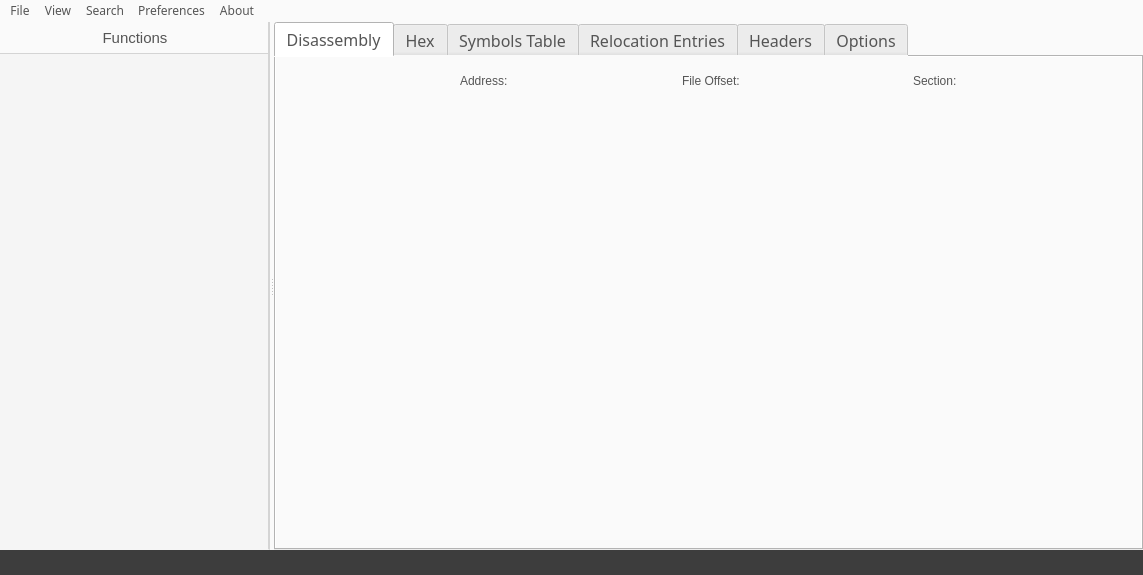
<?xml version="1.0" encoding="UTF-8"?>
<ui version="4.0">
 <class>MainWindow</class>
 <widget class="QMainWindow" name="MainWindow">
  <property name="geometry">
   <rect>
    <x>0</x>
    <y>0</y>
    <width>1143</width>
    <height>575</height>
   </rect>
  </property>
  <property name="font">
   <font>
    <family>Sans Serif</family>
   </font>
  </property>
  <property name="windowTitle">
   <string>MainWindow</string>
  </property>
  <property name="styleSheet">
   <string notr="true">background-color: rgb(250, 250, 250);
color: rgb(85, 85, 85);</string>
  </property>
  <widget class="QWidget" name="centralWidget">
   <property name="sizePolicy">
    <sizepolicy hsizetype="Expanding" vsizetype="Preferred">
     <horstretch>0</horstretch>
     <verstretch>0</verstretch>
    </sizepolicy>
   </property>
   <property name="styleSheet">
    <string notr="true"/>
   </property>
   <layout class="QGridLayout" name="gridLayout_2">
    <property name="leftMargin">
     <number>0</number>
    </property>
    <property name="topMargin">
     <number>0</number>
    </property>
    <property name="rightMargin">
     <number>0</number>
    </property>
    <property name="bottomMargin">
     <number>0</number>
    </property>
    <property name="spacing">
     <number>0</number>
    </property>
    <item row="1" column="0">
     <widget class="QWidget" name="statusbar" native="true">
      <property name="minimumSize">
       <size>
        <width>0</width>
        <height>25</height>
       </size>
      </property>
      <property name="maximumSize">
       <size>
        <width>16777215</width>
        <height>25</height>
       </size>
      </property>
      <property name="font">
       <font>
        <pointsize>11</pointsize>
       </font>
      </property>
      <property name="styleSheet">
       <string notr="true">background-color: rgb(61, 61, 61);
color: rgb(240, 240, 240);
font-size: 11pt;</string>
      </property>
      <layout class="QHBoxLayout" name="horizontalLayout_3">
       <property name="leftMargin">
        <number>0</number>
       </property>
       <property name="topMargin">
        <number>0</number>
       </property>
       <property name="rightMargin">
        <number>0</number>
       </property>
       <property name="bottomMargin">
        <number>0</number>
       </property>
       <item>
        <widget class="QLabel" name="statusMsgLabel">
         <property name="text">
          <string/>
         </property>
         <property name="indent">
          <number>10</number>
         </property>
        </widget>
       </item>
       <item>
        <widget class="QLabel" name="fileFormatlabel">
         <property name="font">
          <font/>
         </property>
         <property name="layoutDirection">
          <enum>Qt::LeftToRight</enum>
         </property>
         <property name="styleSheet">
          <string notr="true"/>
         </property>
         <property name="text">
          <string/>
         </property>
         <property name="alignment">
          <set>Qt::AlignRight|Qt::AlignTrailing|Qt::AlignVCenter</set>
         </property>
         <property name="indent">
          <number>10</number>
         </property>
        </widget>
       </item>
      </layout>
     </widget>
    </item>
    <item row="0" column="0">
     <widget class="QWidget" name="main" native="true">
      <property name="styleSheet">
       <string notr="true"/>
      </property>
      <layout class="QHBoxLayout" name="horizontalLayout">
       <property name="leftMargin">
        <number>0</number>
       </property>
       <property name="topMargin">
        <number>0</number>
       </property>
       <property name="rightMargin">
        <number>0</number>
       </property>
       <property name="bottomMargin">
        <number>0</number>
       </property>
       <item>
        <widget class="QSplitter" name="splitter">
         <property name="orientation">
          <enum>Qt::Horizontal</enum>
         </property>
         <property name="childrenCollapsible">
          <bool>false</bool>
         </property>
         <widget class="QWidget" name="sidebar_2" native="true">
          <property name="sizePolicy">
           <sizepolicy hsizetype="MinimumExpanding" vsizetype="Expanding">
            <horstretch>0</horstretch>
            <verstretch>0</verstretch>
           </sizepolicy>
          </property>
          <property name="minimumSize">
           <size>
            <width>175</width>
            <height>0</height>
           </size>
          </property>
          <property name="styleSheet">
           <string notr="true">border-right: 2px solid #d4d4d4;</string>
          </property>
          <layout class="QVBoxLayout" name="sidebar">
           <property name="spacing">
            <number>0</number>
           </property>
           <property name="sizeConstraint">
            <enum>QLayout::SetDefaultConstraint</enum>
           </property>
           <property name="leftMargin">
            <number>0</number>
           </property>
           <property name="topMargin">
            <number>0</number>
           </property>
           <property name="rightMargin">
            <number>0</number>
           </property>
           <property name="bottomMargin">
            <number>0</number>
           </property>
           <item>
            <widget class="QLabel" name="functionListLabel">
             <property name="minimumSize">
              <size>
               <width>0</width>
               <height>31</height>
              </size>
             </property>
             <property name="font">
              <font>
               <pointsize>11</pointsize>
               <weight>50</weight>
               <italic>false</italic>
               <bold>false</bold>
               <underline>false</underline>
              </font>
             </property>
             <property name="styleSheet">
              <string notr="true"/>
             </property>
             <property name="frameShape">
              <enum>QFrame::NoFrame</enum>
             </property>
             <property name="frameShadow">
              <enum>QFrame::Plain</enum>
             </property>
             <property name="text">
              <string>Functions</string>
             </property>
             <property name="alignment">
              <set>Qt::AlignCenter</set>
             </property>
            </widget>
           </item>
           <item>
            <widget class="QListWidget" name="functionList">
             <property name="sizePolicy">
              <sizepolicy hsizetype="MinimumExpanding" vsizetype="Expanding">
               <horstretch>0</horstretch>
               <verstretch>0</verstretch>
              </sizepolicy>
             </property>
             <property name="minimumSize">
              <size>
               <width>175</width>
               <height>0</height>
              </size>
             </property>
             <property name="maximumSize">
              <size>
               <width>16777215</width>
               <height>16777215</height>
              </size>
             </property>
             <property name="font">
              <font>
               <family>Sans Serif</family>
               <pointsize>10</pointsize>
               <weight>50</weight>
               <italic>false</italic>
               <bold>false</bold>
              </font>
             </property>
             <property name="styleSheet">
              <string notr="true">background-color: rgb(245, 245, 245);
font-size: 10pt;
border-top: 1px solid #d4d4d4;</string>
             </property>
            </widget>
           </item>
          </layout>
         </widget>
         <widget class="QTabWidget" name="tabWidget">
          <property name="sizePolicy">
           <sizepolicy hsizetype="Expanding" vsizetype="Expanding">
            <horstretch>0</horstretch>
            <verstretch>0</verstretch>
           </sizepolicy>
          </property>
          <property name="font">
           <font>
            <family>Noto Sans</family>
            <pointsize>12</pointsize>
           </font>
          </property>
          <property name="styleSheet">
           <string notr="true"/>
          </property>
          <property name="tabShape">
           <enum>QTabWidget::Rounded</enum>
          </property>
          <property name="currentIndex">
           <number>0</number>
          </property>
          <property name="movable">
           <bool>false</bool>
          </property>
          <widget class="QWidget" name="disTab">
           <property name="styleSheet">
            <string notr="true">border: none;</string>
           </property>
           <attribute name="title">
            <string>Disassembly</string>
           </attribute>
           <layout class="QGridLayout" name="gridLayout">
            <property name="leftMargin">
             <number>1</number>
            </property>
            <property name="topMargin">
             <number>15</number>
            </property>
            <property name="rightMargin">
             <number>1</number>
            </property>
            <property name="bottomMargin">
             <number>1</number>
            </property>
            <property name="spacing">
             <number>1</number>
            </property>
            <item row="2" column="0">
             <layout class="QHBoxLayout" name="horizontalLayout_2">
              <property name="spacing">
               <number>10</number>
              </property>
              <property name="leftMargin">
               <number>20</number>
              </property>
              <property name="topMargin">
               <number>0</number>
              </property>
              <property name="rightMargin">
               <number>20</number>
              </property>
              <property name="bottomMargin">
               <number>2</number>
              </property>
              <item>
               <widget class="QLabel" name="functionLabel">
                <property name="font">
                 <font>
                  <family>Monospace</family>
                  <pointsize>12</pointsize>
                  <weight>75</weight>
                  <bold>true</bold>
                 </font>
                </property>
                <property name="text">
                 <string/>
                </property>
                <property name="alignment">
                 <set>Qt::AlignLeading|Qt::AlignLeft|Qt::AlignVCenter</set>
                </property>
                <property name="textInteractionFlags">
                 <set>Qt::LinksAccessibleByMouse|Qt::TextSelectableByMouse</set>
                </property>
               </widget>
              </item>
              <item>
               <widget class="QLabel" name="addressLabel">
                <property name="sizePolicy">
                 <sizepolicy hsizetype="Fixed" vsizetype="Preferred">
                  <horstretch>0</horstretch>
                  <verstretch>0</verstretch>
                 </sizepolicy>
                </property>
                <property name="text">
                 <string>Address:</string>
                </property>
               </widget>
              </item>
              <item>
               <widget class="QLabel" name="addressValueLabel">
                <property name="maximumSize">
                 <size>
                  <width>16777215</width>
                  <height>16777215</height>
                 </size>
                </property>
                <property name="font">
                 <font>
                  <family>Monospace</family>
                  <pointsize>12</pointsize>
                  <weight>75</weight>
                  <bold>true</bold>
                 </font>
                </property>
                <property name="styleSheet">
                 <string notr="true">color: rgb(85, 85, 85)</string>
                </property>
                <property name="text">
                 <string/>
                </property>
                <property name="textInteractionFlags">
                 <set>Qt::LinksAccessibleByMouse|Qt::TextSelectableByMouse</set>
                </property>
               </widget>
              </item>
              <item>
               <widget class="QLabel" name="fileOffsetLabel">
                <property name="sizePolicy">
                 <sizepolicy hsizetype="Fixed" vsizetype="Preferred">
                  <horstretch>0</horstretch>
                  <verstretch>0</verstretch>
                 </sizepolicy>
                </property>
                <property name="text">
                 <string>File Offset:</string>
                </property>
               </widget>
              </item>
              <item>
               <widget class="QLabel" name="fileOffsetValueLabel">
                <property name="text">
                 <string/>
                </property>
                <property name="textInteractionFlags">
                 <set>Qt::LinksAccessibleByMouse|Qt::TextSelectableByMouse</set>
                </property>
               </widget>
              </item>
              <item>
               <widget class="QLabel" name="sectionLabel">
                <property name="sizePolicy">
                 <sizepolicy hsizetype="Fixed" vsizetype="Preferred">
                  <horstretch>0</horstretch>
                  <verstretch>0</verstretch>
                 </sizepolicy>
                </property>
                <property name="text">
                 <string>Section:</string>
                </property>
               </widget>
              </item>
              <item>
               <widget class="QLabel" name="sectionValueLabel">
                <property name="text">
                 <string/>
                </property>
                <property name="textInteractionFlags">
                 <set>Qt::LinksAccessibleByMouse|Qt::TextSelectableByMouse</set>
                </property>
               </widget>
              </item>
             </layout>
            </item>
            <item row="4" column="0">
             <widget class="QPlainTextEdit" name="codeBrowser">
              <property name="font">
               <font>
                <family>Monospace</family>
                <pointsize>12</pointsize>
                <weight>50</weight>
                <italic>false</italic>
                <bold>false</bold>
               </font>
              </property>
              <property name="styleSheet">
               <string notr="true">background-color: rgb(250, 250, 250);
color: rgb(85, 85, 85);</string>
              </property>
              <property name="undoRedoEnabled">
               <bool>false</bool>
              </property>
              <property name="lineWrapMode">
               <enum>QPlainTextEdit::NoWrap</enum>
              </property>
              <property name="readOnly">
               <bool>true</bool>
              </property>
             </widget>
            </item>
           </layout>
          </widget>
          <widget class="QWidget" name="hexTab">
           <attribute name="title">
            <string>Hex</string>
           </attribute>
           <layout class="QGridLayout" name="gridLayout_8">
            <property name="leftMargin">
             <number>10</number>
            </property>
            <property name="topMargin">
             <number>15</number>
            </property>
            <property name="rightMargin">
             <number>1</number>
            </property>
            <property name="bottomMargin">
             <number>1</number>
            </property>
            <property name="spacing">
             <number>1</number>
            </property>
            <item row="0" column="0">
             <widget class="QLabel" name="hexAddressLabel">
              <property name="text">
               <string>Address</string>
              </property>
             </widget>
            </item>
            <item row="0" column="1">
             <widget class="QLabel" name="hexLabel">
              <property name="text">
               <string>Hex</string>
              </property>
             </widget>
            </item>
            <item row="0" column="2">
             <widget class="QLabel" name="asciiLabel">
              <property name="text">
               <string>Ascii</string>
              </property>
             </widget>
            </item>
            <item row="1" column="1">
             <widget class="QPlainTextEdit" name="hexBrowser">
              <property name="minimumSize">
               <size>
                <width>450</width>
                <height>0</height>
               </size>
              </property>
              <property name="maximumSize">
               <size>
                <width>450</width>
                <height>16777215</height>
               </size>
              </property>
              <property name="styleSheet">
               <string notr="true">background-color: rgb(250, 250, 250);
color: rgb(38, 139, 210);</string>
              </property>
              <property name="verticalScrollBarPolicy">
               <enum>Qt::ScrollBarAlwaysOff</enum>
              </property>
              <property name="undoRedoEnabled">
               <bool>false</bool>
              </property>
              <property name="lineWrapMode">
               <enum>QPlainTextEdit::NoWrap</enum>
              </property>
              <property name="readOnly">
               <bool>true</bool>
              </property>
             </widget>
            </item>
            <item row="1" column="0">
             <widget class="QPlainTextEdit" name="hexAddressBrowser">
              <property name="maximumSize">
               <size>
                <width>100</width>
                <height>16777215</height>
               </size>
              </property>
              <property name="styleSheet">
               <string notr="true">background-color: rgb(250, 250, 250);
color: rgb(85, 85, 85);</string>
              </property>
              <property name="verticalScrollBarPolicy">
               <enum>Qt::ScrollBarAlwaysOff</enum>
              </property>
              <property name="undoRedoEnabled">
               <bool>false</bool>
              </property>
              <property name="lineWrapMode">
               <enum>QPlainTextEdit::NoWrap</enum>
              </property>
              <property name="readOnly">
               <bool>true</bool>
              </property>
             </widget>
            </item>
            <item row="1" column="2">
             <widget class="QPlainTextEdit" name="asciiBrowser">
              <property name="styleSheet">
               <string notr="true">background-color: rgb(250, 250, 250);
color: rgb(85, 85, 85);</string>
              </property>
              <property name="undoRedoEnabled">
               <bool>false</bool>
              </property>
              <property name="lineWrapMode">
               <enum>QPlainTextEdit::NoWrap</enum>
              </property>
              <property name="readOnly">
               <bool>true</bool>
              </property>
             </widget>
            </item>
           </layout>
          </widget>
          <widget class="QWidget" name="symbolsTab">
           <property name="styleSheet">
            <string notr="true">border: none;</string>
           </property>
           <attribute name="title">
            <string>Symbols Table</string>
           </attribute>
           <layout class="QGridLayout" name="gridLayout_5">
            <property name="leftMargin">
             <number>10</number>
            </property>
            <property name="topMargin">
             <number>15</number>
            </property>
            <property name="rightMargin">
             <number>1</number>
            </property>
            <property name="bottomMargin">
             <number>1</number>
            </property>
            <property name="spacing">
             <number>1</number>
            </property>
            <item row="0" column="0">
             <widget class="QPlainTextEdit" name="symbolsBrowser">
              <property name="font">
               <font>
                <family>Monospace</family>
                <pointsize>12</pointsize>
               </font>
              </property>
              <property name="styleSheet">
               <string notr="true">background-color: rgb(250, 250, 250);
color: rgb(85, 85, 85);</string>
              </property>
              <property name="undoRedoEnabled">
               <bool>false</bool>
              </property>
              <property name="lineWrapMode">
               <enum>QPlainTextEdit::NoWrap</enum>
              </property>
              <property name="readOnly">
               <bool>true</bool>
              </property>
             </widget>
            </item>
           </layout>
          </widget>
          <widget class="QWidget" name="relocationsTab">
           <property name="styleSheet">
            <string notr="true">border: none;</string>
           </property>
           <attribute name="title">
            <string>Relocation Entries</string>
           </attribute>
           <layout class="QGridLayout" name="gridLayout_4">
            <property name="leftMargin">
             <number>10</number>
            </property>
            <property name="topMargin">
             <number>15</number>
            </property>
            <property name="rightMargin">
             <number>1</number>
            </property>
            <property name="bottomMargin">
             <number>1</number>
            </property>
            <property name="spacing">
             <number>1</number>
            </property>
            <item row="0" column="0">
             <widget class="QPlainTextEdit" name="relocationsBrowser">
              <property name="font">
               <font>
                <family>Monospace</family>
                <pointsize>12</pointsize>
               </font>
              </property>
              <property name="styleSheet">
               <string notr="true">background-color: rgb(250, 250, 250);
color: rgb(85, 85, 85)</string>
              </property>
              <property name="undoRedoEnabled">
               <bool>false</bool>
              </property>
              <property name="lineWrapMode">
               <enum>QPlainTextEdit::NoWrap</enum>
              </property>
              <property name="readOnly">
               <bool>true</bool>
              </property>
             </widget>
            </item>
           </layout>
          </widget>
          <widget class="QWidget" name="headersTab">
           <property name="styleSheet">
            <string notr="true">border: none;</string>
           </property>
           <attribute name="title">
            <string>Headers</string>
           </attribute>
           <layout class="QGridLayout" name="gridLayout_7">
            <property name="leftMargin">
             <number>10</number>
            </property>
            <property name="topMargin">
             <number>15</number>
            </property>
            <property name="rightMargin">
             <number>1</number>
            </property>
            <property name="bottomMargin">
             <number>1</number>
            </property>
            <property name="spacing">
             <number>1</number>
            </property>
            <item row="0" column="0">
             <widget class="QPlainTextEdit" name="headersBrowser">
              <property name="font">
               <font>
                <family>Monospace</family>
                <pointsize>12</pointsize>
               </font>
              </property>
              <property name="styleSheet">
               <string notr="true">background-color: rgb(250, 250, 250);
color: rgb(85, 85, 85)</string>
              </property>
              <property name="undoRedoEnabled">
               <bool>false</bool>
              </property>
              <property name="lineWrapMode">
               <enum>QPlainTextEdit::NoWrap</enum>
              </property>
              <property name="readOnly">
               <bool>true</bool>
              </property>
             </widget>
            </item>
           </layout>
          </widget>
          <widget class="QWidget" name="options_tab">
           <property name="styleSheet">
            <string notr="true">background-color: rgb(250, 250, 250);
color: rgb(85, 85, 85);</string>
           </property>
           <attribute name="title">
            <string>Options</string>
           </attribute>
           <layout class="QGridLayout" name="gridLayout_6">
            <property name="leftMargin">
             <number>10</number>
            </property>
            <property name="topMargin">
             <number>15</number>
            </property>
            <item row="1" column="0">
             <widget class="QCheckBox" name="customBinaryCheckBox">
              <property name="text">
               <string>Use custom binary</string>
              </property>
             </widget>
            </item>
            <item row="4" column="0">
             <widget class="QLabel" name="disassemblyFlagLabel">
              <property name="font">
               <font>
                <family>Noto Sans</family>
                <pointsize>11</pointsize>
                <weight>75</weight>
                <bold>true</bold>
               </font>
              </property>
              <property name="text">
               <string>Disassembly</string>
              </property>
             </widget>
            </item>
            <item row="5" column="3">
             <widget class="QCheckBox" name="fileHeadersCheckBox">
              <property name="maximumSize">
               <size>
                <width>150</width>
                <height>16777215</height>
               </size>
              </property>
              <property name="toolTip">
               <string>&lt;html&gt;&lt;head/&gt;&lt;body&gt;&lt;p&gt;Display the contents of the overall file header&lt;/p&gt;&lt;/body&gt;&lt;/html&gt;</string>
              </property>
              <property name="text">
               <string>file-headers</string>
              </property>
             </widget>
            </item>
            <item row="5" column="4">
             <widget class="QCheckBox" name="privateHeadersCheckBox">
              <property name="maximumSize">
               <size>
                <width>150</width>
                <height>16777215</height>
               </size>
              </property>
              <property name="toolTip">
               <string>&lt;html&gt;&lt;head/&gt;&lt;body&gt;&lt;p&gt;Display object format specific file header contents&lt;/p&gt;&lt;/body&gt;&lt;/html&gt;</string>
              </property>
              <property name="text">
               <string>private-headers</string>
              </property>
             </widget>
            </item>
            <item row="2" column="0">
             <widget class="QLabel" name="label_2">
              <property name="font">
               <font>
                <weight>75</weight>
                <bold>true</bold>
               </font>
              </property>
              <property name="text">
               <string>Disassembly Options</string>
              </property>
             </widget>
            </item>
            <item row="5" column="2">
             <widget class="QCheckBox" name="archiveHeadersCheckBox">
              <property name="maximumSize">
               <size>
                <width>150</width>
                <height>16777215</height>
               </size>
              </property>
              <property name="toolTip">
               <string>&lt;html&gt;&lt;head/&gt;&lt;body&gt;&lt;p&gt;Display archive header information&lt;/p&gt;&lt;/body&gt;&lt;/html&gt;</string>
              </property>
              <property name="text">
               <string>archive-headers</string>
              </property>
             </widget>
            </item>
            <item row="4" column="2">
             <widget class="QCheckBox" name="checkBox">
              <property name="toolTip">
               <string>&lt;html&gt;&lt;head/&gt;&lt;body&gt;&lt;p&gt;Decode mangled/processed symbol names&lt;/p&gt;&lt;/body&gt;&lt;/html&gt;</string>
              </property>
              <property name="text">
               <string>demangle</string>
              </property>
             </widget>
            </item>
            <item row="3" column="1">
             <widget class="QComboBox" name="syntaxComboBox">
              <property name="maximumSize">
               <size>
                <width>75</width>
                <height>16777215</height>
               </size>
              </property>
              <item>
               <property name="text">
                <string>intel</string>
               </property>
              </item>
              <item>
               <property name="text">
                <string>att</string>
               </property>
              </item>
             </widget>
            </item>
            <item row="3" column="0">
             <widget class="QLabel" name="syntaxLabel">
              <property name="font">
               <font>
                <family>Noto Sans</family>
                <pointsize>11</pointsize>
                <weight>75</weight>
                <italic>false</italic>
                <bold>true</bold>
               </font>
              </property>
              <property name="styleSheet">
               <string notr="true"/>
              </property>
              <property name="text">
               <string>Syntax</string>
              </property>
             </widget>
            </item>
            <item row="4" column="1">
             <widget class="QCheckBox" name="disassemblyFlagcheckBox">
              <property name="toolTip">
               <string>&lt;html&gt;&lt;head/&gt;&lt;body&gt;&lt;p&gt;Display assembler contents of all sections&lt;/p&gt;&lt;/body&gt;&lt;/html&gt;</string>
              </property>
              <property name="text">
               <string>disassemble-all</string>
              </property>
             </widget>
            </item>
            <item row="5" column="1">
             <widget class="QCheckBox" name="allHeadersCheckBox">
              <property name="maximumSize">
               <size>
                <width>150</width>
                <height>16777215</height>
               </size>
              </property>
              <property name="toolTip">
               <string>&lt;html&gt;&lt;head/&gt;&lt;body&gt;&lt;p&gt;Display the contents of all headers&lt;/p&gt;&lt;/body&gt;&lt;/html&gt;</string>
              </property>
              <property name="text">
               <string>all-headers</string>
              </property>
             </widget>
            </item>
            <item row="1" column="1" colspan="3">
             <widget class="QLineEdit" name="customBinaryLineEdit">
              <property name="readOnly">
               <bool>true</bool>
              </property>
             </widget>
            </item>
            <item row="5" column="0">
             <widget class="QLabel" name="headersLabel">
              <property name="font">
               <font>
                <family>Noto Sans</family>
                <pointsize>11</pointsize>
                <weight>75</weight>
                <italic>false</italic>
                <bold>true</bold>
               </font>
              </property>
              <property name="text">
               <string>Headers</string>
              </property>
             </widget>
            </item>
            <item row="0" column="0">
             <widget class="QLabel" name="label">
              <property name="font">
               <font>
                <weight>75</weight>
                <bold>true</bold>
               </font>
              </property>
              <property name="text">
               <string>Objdump Binary</string>
              </property>
             </widget>
            </item>
            <item row="1" column="4">
             <widget class="QPushButton" name="customBinaryButton">
              <property name="enabled">
               <bool>false</bool>
              </property>
              <property name="maximumSize">
               <size>
                <width>120</width>
                <height>16777215</height>
               </size>
              </property>
              <property name="text">
               <string>Browse</string>
              </property>
             </widget>
            </item>
            <item row="3" column="4">
             <spacer name="horizontalSpacer">
              <property name="orientation">
               <enum>Qt::Horizontal</enum>
              </property>
              <property name="sizeHint" stdset="0">
               <size>
                <width>40</width>
                <height>20</height>
               </size>
              </property>
             </spacer>
            </item>
            <item row="6" column="0">
             <spacer name="verticalSpacer">
              <property name="orientation">
               <enum>Qt::Vertical</enum>
              </property>
              <property name="sizeHint" stdset="0">
               <size>
                <width>20</width>
                <height>40</height>
               </size>
              </property>
             </spacer>
            </item>
           </layout>
          </widget>
         </widget>
        </widget>
       </item>
      </layout>
     </widget>
    </item>
   </layout>
  </widget>
  <widget class="QMenuBar" name="menuBar">
   <property name="geometry">
    <rect>
     <x>0</x>
     <y>0</y>
     <width>1143</width>
     <height>28</height>
    </rect>
   </property>
   <property name="font">
    <font>
     <family>Noto Sans</family>
    </font>
   </property>
   <widget class="QMenu" name="menuView">
    <property name="title">
     <string>View</string>
    </property>
    <addaction name="actionFullscreen"/>
   </widget>
   <widget class="QMenu" name="menuPreferences">
    <property name="title">
     <string>Preferences</string>
    </property>
    <widget class="QMenu" name="menuSyntax">
     <property name="title">
      <string>Syntax</string>
     </property>
     <addaction name="actionIntel"/>
     <addaction name="actionAtt"/>
    </widget>
    <addaction name="menuSyntax"/>
   </widget>
   <widget class="QMenu" name="menuAbout">
    <property name="title">
     <string>About</string>
    </property>
    <addaction name="actionProject"/>
   </widget>
   <widget class="QMenu" name="menuSearch">
    <property name="title">
     <string>Search</string>
    </property>
    <addaction name="actionFind"/>
   </widget>
   <widget class="QMenu" name="menuFile">
    <property name="title">
     <string>File</string>
    </property>
    <addaction name="actionOpen"/>
    <addaction name="actionShow_Containing_Folder"/>
    <addaction name="separator"/>
    <addaction name="actionExit"/>
   </widget>
   <addaction name="menuFile"/>
   <addaction name="menuView"/>
   <addaction name="menuSearch"/>
   <addaction name="menuPreferences"/>
   <addaction name="menuAbout"/>
  </widget>
  <action name="actionOpen">
   <property name="text">
    <string>Disassemble</string>
   </property>
   <property name="shortcut">
    <string>Ctrl+O</string>
   </property>
  </action>
  <action name="actionProject">
   <property name="text">
    <string>Project</string>
   </property>
  </action>
  <action name="actionFullscreen">
   <property name="text">
    <string>Fullscreen</string>
   </property>
   <property name="shortcut">
    <string>F11</string>
   </property>
  </action>
  <action name="actionExit">
   <property name="text">
    <string>Exit</string>
   </property>
  </action>
  <action name="actionIntel">
   <property name="checkable">
    <bool>true</bool>
   </property>
   <property name="text">
    <string>intel</string>
   </property>
  </action>
  <action name="actionAtt">
   <property name="checkable">
    <bool>true</bool>
   </property>
   <property name="text">
    <string>att</string>
   </property>
  </action>
  <action name="actionFind">
   <property name="text">
    <string>Find</string>
   </property>
  </action>
  <action name="actionShow_Containing_Folder">
   <property name="text">
    <string>Show Containing Folder</string>
   </property>
  </action>
  <action name="actionDisassemble_d">
   <property name="text">
    <string>disassemble -d</string>
   </property>
  </action>
  <action name="actionDisassemble_all_D">
   <property name="text">
    <string>disassemble-all -D</string>
   </property>
  </action>
 </widget>
 <layoutdefault spacing="6" margin="11"/>
 <resources/>
 <connections/>
</ui>
